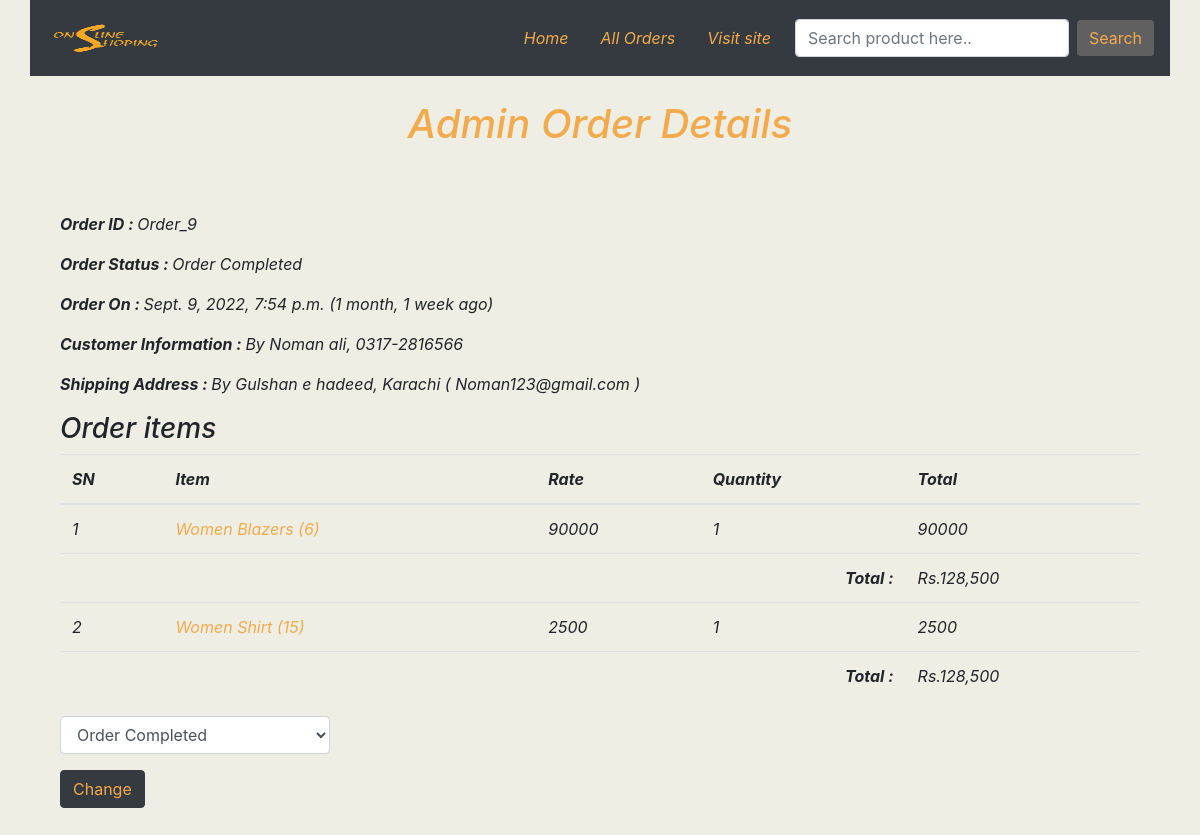
The app's page /admin-order-details/9 with its own data.
### eapp/models.py (models this page shows, shortened)
class Order(models.Model):
    cart = models.OneToOneField(Cart, on_delete=models.CASCADE)
    ordered_by = models.CharField(max_length=200)
    shipping_address = models.CharField(max_length=200)
    mobile = models.CharField(max_length=20)
    email = models.EmailField(null=True, blank=True)
    subtotal = models.PositiveIntegerField()
    discount = models.PositiveIntegerField()
    total = models.PositiveIntegerField()
    order_status = models.CharField(max_length=50,choices=ORDER_STATUS)
    created_at = models.DateTimeField(auto_now_add=True)

class CartProduct(models.Model):
    cart = models.ForeignKey(Cart, on_delete=models.CASCADE)
    product = models.ForeignKey(Product, on_delete=models.CASCADE)
    rate = models.PositiveIntegerField()
    quantity = models.PositiveIntegerField()
    subtotal = models.PositiveIntegerField()

class Product(models.Model):
    title = models.CharField(max_length=200)
    slug = models.SlugField(unique=True)
    category = models.ForeignKey(Category, on_delete=models.CASCADE)
    image = models.ImageField(upload_to="products")
    market_price = models.PositiveIntegerField()
    selling_price = models.PositiveIntegerField()
    description = models.TextField()
    warranty = models.CharField(max_length=300, null=True, blank=True)
    return_policy = models.CharField(max_length=300, null=True, blank=True)
    view_count = models.PositiveIntegerField(default=0)

### eapp/views.py (the view)
# urls.py: path('admin-order-details/<int:pk>', AdminOrderDetails.as_view(), name='AdminOrderDetails'),
class AdminOrderDetails(DetailView, AdminRequiredMixin):
    template_name = "admindashboard/adminorderdetails.html"
    model = Order
    context_object_name = "ord_obj"
    def get_context_data(self, **kwargs):
        context = super().get_context_data(**kwargs)
        context["allstatus"] = ORDER_STATUS
        return context

### templates/admindashboard/adminorderdetails.html (shortened to what this page needs)
{% extends 'admindashboard/base.html' %}
{% load humanize %}
{% block content %}
<h1 class="text-center mt-4" style="color:#F2AA4CFF"> Admin Order Details </h1>
<div class="container-fluid">
<div class="row my-5">
    <div class="col-md-12 ">
<p class="mt-3"><span class="font-weight-bold">Order ID : </span>Order_{{ord_obj.id}}</p>
            <p class="mt-3"><span class="font-weight-bold">Order Status : </span>{{ord_obj.order_status}}</p>
            <p class="mt-3"><span class="font-weight-bold">Order On : </span>{{ord_obj.created_at}} ({{ord_obj.created_at|timesince}} ago)</p>
            <p class="mt-3"><span class="font-weight-bold">Customer Information : </span>By {{ord_obj.ordered_by}}, {{ord_obj.mobile}}</p>
            <p class="mt-3"><span class="font-weight-bold">Shipping Address : </span>By {{ord_obj.shipping_address}} ( {{ord_obj.email}} )</p>
            <h3 class="mt-3">Order items</h3>
            <table class="table ">
    <thead>
      <tr>
        <th>SN</th>
        <th>Item</th>
        <th>Rate</th>
          <th>Quantity</th>
          <th>Total</th>
      </tr>
    </thead>
    <tbody>
    {% for cp in ord_obj.cart.cartproduct_set.all %}
      <tr>
        <td>{{forloop.counter}}</td>
        <td><a href="{% url 'eapp:ProductDetail' cp.product.slug %}" target="_blank" style="color:#F2AA4CFF">{{cp.product.title}} ({{cp.product.id}})</a></td>
          <td>{{cp.rate}}</td>
          <td>{{cp.quantity}}</td>
          <td>{{cp.subtotal}}</td>
      </tr>
    <tr>
        <th colspan="4" class="text-right">Total : </th>
        <td>Rs.{{ord_obj.total|intcomma}}</td>
    </tr>
    {% endfor %}
    </tbody>
  </table>
        <form action="{% url 'eapp:AdminOrderStatusChange' ord_obj.id %}" method="post">{% csrf_token %}
            <select name="status" class="form-control col-3" >
                {% for i , j in  allstatus %}
                <option value="{{i}}" {% if i == ord_obj.order_status %} selected {% endif %}>{{j}}</option>
                {% endfor %}
            </select>
            <button class="btn btn-dark mt-3" style="color:#F2AA4CFF">Change</button>
        </form>
    </div>
</div>
</div>
{% endblock content %}

### static/css/style.css (style rules this page uses)
body { background-color:#eeeee4; }

### records on screen
Order: id "9", order_status "Order Completed", created_at "Sept. 9, 2022, 7:54 p.m.", created_at "1 month, 1 week", ordered_by "Noman ali", mobile "0317-2816566", shipping_address "Gulshan e hadeed, Karachi", email "Noman123@gmail.com", total "128,500", status "Order Completed"
CartProduct: product "Women Blazers", product.id "6", rate "90000", quantity "1", subtotal "90000"
CartProduct: product "Women Shirt", product.id "15", rate "2500", quantity "1", subtotal "2500"
